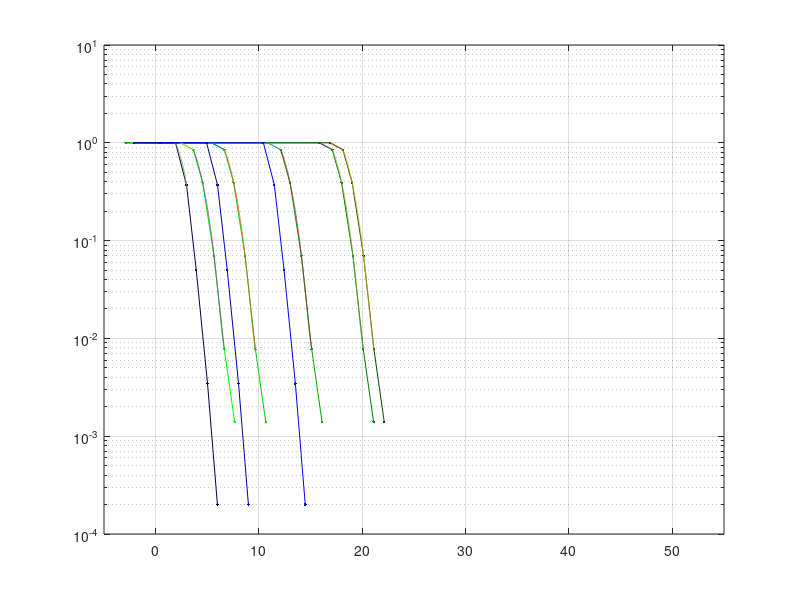

The MATLAB source for this figure: (Note: this script raises an error after producing the figure.)
cutoff = 1; % percent

SINR = -5:1/100:55; %Es/No
xlimit = [min(SINR),max(SINR)];

% 64-QUAM34
close all
h = [
13.75,1
15,8.5e-1
15.9,3.90e-1
17,7e-2
18,7.75e-3
19,1.4e-3];

x64 = h(:,1)' + 1;
y64 = h(:,2)';
c = linspace(.3,1,5);
% 34 endoding, 64-qam
semilogy([-5 x64]+2.12,[1 y64],'Marker','.','Color',[0,c(1),0]); xlim(xlimit); grid on; hold on
% 23 encoding, 64-qam
semilogy([-5 (2*x64-6)/2]+4.09,[1 y64],'Marker','.','Color',[0,c(2),0]); xlim(xlimit); grid on
% 34 encoding, 16-qam
semilogy([-5 (x64-6)]+2.1,[1 y64],'Marker','.','Color',[0,c(3),0]); xlim(xlimit); grid on
% 34 encoding, qpsk
semilogy([-5 (x64-12)]+2.65,[1 y64],'Marker','.','Color',[0,c(4),0]); xlim(xlimit); grid on
% 34 encoding, bpsk
semilogy([-5 (x64-15)]+2.643,[1 y64],'Marker','.','Color',[0,c(5),0]); xlim(xlimit); grid on;

f = [
-2,1
-.938,3.70e-1
0,5e-2
1.094,3.45e-3
2.05,2e-4];

x12 = f(:,1)' + 1;
y12 = f(:,2)';
c2 = linspace(.3,1,3);

% 12 encoding, bpsk
semilogy([-5 x12]+2.925,[1 y12],'Marker','.','Color',[0,0,c2(1)]); xlim(xlimit); grid on;
% 12 encoding, qpsk
semilogy([-5 (x12+3)]+2.925,[1 y12],'Marker','.','Color',[0,0,c2(2)]); xlim(xlimit); grid on
% 12 encoding, 16-qam
semilogy([-5 (x12+6)]+5.425,[1 y12],'Marker','.','Color',[0,0,c2(3)]); xlim(xlimit); grid on
% legend('64QAM34','64QAM23','16QAM34','QPSK34','BPSK34','BPSK12','QPSK12','16QAM12','Location','southwest')


%% %%%% UNCODED BASELINE %%%%%
%
% k = log2([4 16 64]);
% packet_length = 1537;
%
% Eb_N0_dB = SINR - 10*log10(1);
% theoryBer1 = 0.5*erfc(sqrt(10.^(Eb_N0_dB/10)));
% per1 = 1 - (1 - theoryBer1).^(packet_length*8);
% Eb_N0_dB = SINR - 10*log10(2);
% theoryBer2 = erfc(sqrt(0.5*(10.^(Eb_N0_dB/10)))) - (1/4)*(erfc(sqrt(0.5*(10.^(Eb_N0_dB/10))))).^2;
% per2 = 1 - (1 - theoryBer2).^(packet_length*8/k(1));
% Eb_N0_dB = SINR - 10*log10(4);
% theoryBer3 = 3/2*erfc(sqrt(0.1*(10.^(Eb_N0_dB/10))));
% per3 = 1 - (1 - theoryBer3).^(packet_length*8/k(2));
% kk = sqrt(1/((2/3)*(64-1)));
% Eb_N0_dB = SINR - 10*log10(6);
% theoryBer4 = 2*(1-1/sqrt(64))*erfc(kk*sqrt((10.^(Eb_N0_dB/10)))) ...
% 	              - (1-2/sqrt(64) + 1/64)*(erfc(kk*sqrt((10.^(Eb_N0_dB/10))))).^2;
% per4 = 1 - (1 - theoryBer4).^(packet_length*8/k(3));
%
% semilogy(SINR,per1);
% semilogy(SINR,per2);
% semilogy(SINR,per3);
% semilogy(SINR,per4);

%% %%%%%%%%%% CURVE FITTING %%%%%%%%%%%

xpoints = x64;
xaxis_hd = xpoints(1):1/200:xpoints(2);
f = polyfit(xpoints(1:2),y64(1:2),8);
qam64_34_ = polyval(f,xaxis_hd);
semilogy(xaxis_hd+2.12,qam64_34_);

xaxis_hd = xpoints(2):1/1000:xpoints(end-1);
f = polyfit(xpoints,y64,6);
qam64_341 = polyval(f,xaxis_hd);
semilogy(xaxis_hd+2.12,qam64_341);

%
xpoints = (2*x64 - 6)/2;
xaxis_hd = xpoints(1):1/200:xpoints(2);
f = polyfit(xpoints(1:2),y64(1:2),8);
qam64_23_ = polyval(f,xaxis_hd);
semilogy(xaxis_hd+4.09,qam64_23_);

xaxis_hd = xpoints(2):1/1000:xpoints(end-1);
f = polyfit(xpoints,y64,6);
qam64_231 = polyval(f,xaxis_hd);
semilogy(xaxis_hd+4.09 ,qam64_231);

%
xpoints = x64 - 6;
xaxis_hd = xpoints(1):1/200:xpoints(2);
f = polyfit(xpoints(1:2),y64(1:2),6);
qam16_34_ = polyval(f,xaxis_hd);
semilogy(xaxis_hd+2.1,qam16_34_);

xaxis_hd = xpoints(2):1/1000:xpoints(end-1);
f = polyfit(xpoints,y64,6);
qam16_341 = polyval(f,xaxis_hd);
semilogy(xaxis_hd+2.1,qam16_341)


%
xpoints = x64 - 12;
xaxis_hd = xpoints(1):1/200:xpoints(2);
f = polyfit(xpoints(1:2),y64(1:2),3);
qpsk34_ = polyval(f,xaxis_hd);
semilogy(xaxis_hd+2.65,qpsk34_);

xaxis_hd = xpoints(2):1/1000:xpoints(end-1);
f = polyfit(xpoints,y64,5);
qpsk341 = polyval(f,xaxis_hd);
semilogy(xaxis_hd+2.65,qpsk341)

%
xpoints = x64 - 15;
xaxis_hd = xpoints(1):1/200:xpoints(2);
f = polyfit(xpoints(1:2),y64(1:2),10);
bpsk34_ = polyval(f,xaxis_hd);
plot(xaxis_hd+2.643,bpsk34_);

xaxis_hd = xpoints(2):1/1000:xpoints(end-1);
f = polyfit(xpoints,y64,5);
bpsk341 = polyval(f,xaxis_hd);
plot(xaxis_hd+2.643,bpsk341)

%%% coding bpsk12 %%%
xpoints = x12;
xaxis_hd = xpoints(2):1/1000:xpoints(end);
xaxis_hd_ = [ xpoints(1):1/200:xpoints(2) xaxis_hd(1:75)];
f = polyfit(xpoints(1:2),y12(1:2),1);
bpsk12_ = polyval(f,xaxis_hd_);
semilogy(xaxis_hd_+2.925,bpsk12_); hold on
semilogy(xaxis_hd(76:end)+2.925,savey1)

% coding qpsk12
xpoints = x12 + 3;
xaxis_hd = xpoints(2):1/1000:xpoints(end);
xaxis_hd_ = [ xpoints(1):1/200:xpoints(2) xaxis_hd(1:75)];
f = polyfit(xpoints(1:2),y12(1:2),1);
qpsk12_ = polyval(f,xaxis_hd_);
semilogy(xaxis_hd_+2.925,qpsk12_); hold on
semilogy(xaxis_hd(76:end)+2.925,savey2)

% coding 16-qam12
xpoints = x12 + 6;
xaxis_hd = xpoints(2):1/1000:xpoints(end);
xaxis_hd_ = [ xpoints(1):1/200:xpoints(2) xaxis_hd(1:75)];
f = polyfit(xpoints(1:2),y12(1:2),1);
qam1612_ = polyval(f,xaxis_hd_);
semilogy(xaxis_hd_+5.425,qam1612_); hold on
semilogy(xaxis_hd(76:end)+5.425,savey3)

plot(SINR, (cutoff/100)*ones(numel(SINR),1),'LineWidth',2,'LineStyle',':','Color',[0.5,0.5,0.5]);
title('PER vs. SINR');
ylabel('PER')
xlabel('SINR')

ylim([-10e-6,2])
legend('64QAM34','64QAM23','16QAM34','QPSK34','BPSK34','BPSK12','QPSK12','16QAM12','Location','southwest')
p =  [-1432 72 1412 814]; % [-1397 -58 1412 814] monitor to the right?
set(0, 'DefaultFigurePosition', p);